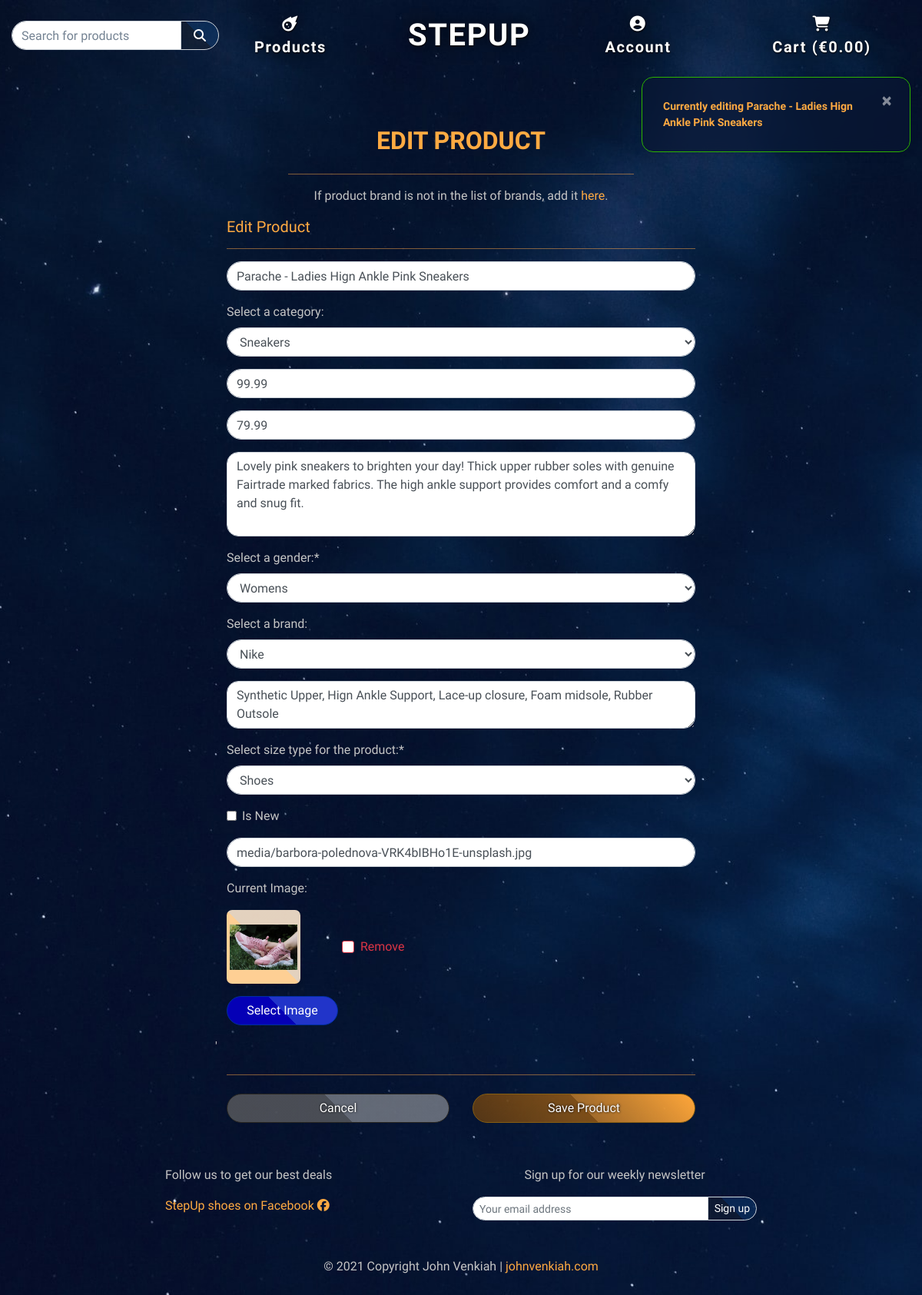
The app's page /products/edit/2/ (signed in) with its own data.
### products/models.py (models this page shows, shortened)
class Product(models.Model):
    class Meta:
        ordering = ['id']
    art_nr = models.CharField(
        verbose_name=_('Art. Nr'),
        max_length=254,
    )
    name = models.CharField(
        verbose_name=_('Name'),
        max_length=254,
        unique=True
    )
    category = models.ForeignKey(
        'Category',
        null=True,
        blank=True,
        on_delete=models.SET_NULL
    )
    initial_price = models.DecimalField(
        verbose_name=_('Initial Price'),
        max_digits=6,
        decimal_places=2,
        validators=[
            MinValueValidator(0)
        ],
        null=True,
        blank=True
    )
    price = models.DecimalField(
        verbose_name=_('Price'),
        max_digits=6,
        decimal_places=2,
        validators=[
            MinValueValidator(0)
        ]
    )
    description = models.TextField(
        verbose_name=_('Description'),
    )
    gender = models.CharField(
        verbose_name=_('Gender'),
        choices=GENDER_CHOICES,
        max_length=24,
        default='u'
    )
    brand = models.ForeignKey(
        'Brand',
        null=True,
        blank=True,
        on_delete=models.SET_NULL
    )
    details = models.CharField(
        verbose_name=_('Product Details'),
        max_length=254,
        null=True,
        blank=True
    )
    size_type = models.CharField(
        verbose_name=_('Size Type'),
        choices=SIZE_CHOICES,
        max_length=24,
        default='N/A'
    )
    rating = models.DecimalField(
        verbose_name=_('Rating'),
        max_digits=6,
        decimal_places=2,
        null=True,
        blank=True
    )
    is_new = models.BooleanField(
        verbose_name=('Is New'),
        default=False
    )
    discount = models.DecimalField(
        verbose_name=_('Discount'),
        max_digits=6,
        decimal_places=2,
        null=True,
        blank=True
    )
    image_url = models.URLField(
        verbose_name=_('Image URL'),
        max_length=1024,
        null=True,
        blank=True
    )
    image = models.ImageField(
        verbose_name=_('Image'),
        null=True,
        blank=True
    )

### products/views.py (the view)
# urls.py: path('edit/<int:product_id>/', views.edit_product, name='edit_product'),
@login_required
def edit_product(request, product_id):
    if not request.user.is_superuser:
        messages.error(request, 'Sorry, access to that page is denied.')
        return redirect(reverse('home'))
    product = get_object_or_404(Product, pk=product_id)
    if request.method == 'POST':
        product_form = ProductForm(
            request.POST, request.FILES, instance=product
        )
        if product_form.is_valid():
            product = product_form.save()
            if product.initial_price and product.initial_price > 0:
                product.discount = product.initial_price - product.price
            else:
                product.initial_price = None
            product_form.validate_initial_price()
            product.save()
            messages.success(request, f'Successfully updated {product.name}')
            return redirect(reverse('product_detail', args=[product.id]))
        else:
            messages.error(request, 'Updating Product failed. \
                    please check if the form is valid and try again.')
    else:
        product_form = ProductForm(instance=product)
        messages.info(request, f'Currently editing {product.name}')
    template = 'products/edit_product.html'
    context = {
        'product_form': product_form,
        'product': product,
    }
    return render(request, template, context)

### cart/contexts.py (called while the page is built, shortened)
def cart_contents(request):
    cart_items = []
    total = 0
    product_count = 0
    cart = request.session.get('cart', {})
    if total < settings.FREE_DELIVERY_THRESHOLD:
        delivery = total * Decimal(settings.STANDARD_DELIVERY_PERCENTAGE / 100)
        free_delivery_delta = settings.FREE_DELIVERY_THRESHOLD - total
    else:
        delivery = 0
        free_delivery_delta = 0
    grand_total = delivery + total
    context = {
        'cart_items': cart_items,
        'total': total,
        'product_count': product_count,
        'delivery': delivery,
        'free_delivery_delta': free_delivery_delta,
        'free_delivery_threshold': settings.FREE_DELIVERY_THRESHOLD,
        'grand_total': grand_total,
    }
    return context

### products/contexts.py (called while the page is built)
def get_brands(request):  # pylint: disable=unused-argument
    all_brands = Brand.objects.all()  # pylint: disable=no-member
    return {
        'all_brands': all_brands,
    }

### products/models.py (called while the page is built)
    def get_friendly_name(self):
        return self.friendly_name

    def get_friendly_name(self):
        return self.friendly_name

### products/templates/products/edit_product.html (shortened to what this page needs)
{% extends 'base.html' %}
{% load static %}
{% block page_header %}
    <div class="container header-container">
    </div>
{% endblock %}
{% block content %}
    <div class="container">
        <div class="row">
            <div class="col-12 col-md-6 mx-auto">
                <h2 class="logo-font mb-4 text-center">Edit product</h2>
                <hr>
            </div>
        </div>
        <div class="row">
            <p class="mx-auto">If product brand is not in the list of brands, add it <a href="{% url 'add_product_brand' %}" class="text-orange">here</a>.</p>
        </div>
        <div class="row">
            <div class="col col-lg-8 mx-auto">
                <h5 class="text-orange">Edit Product</h5>
                <hr>
                <form method="POST" action="{% url 'edit_product' product.id %}" class="form mb-2" enctype="multipart/form-data">
                    {% for field in product_form %}
                        {% if field.name != 'image' %}
                            {{ field | as_crispy_field }}
                        {% else %}
                        {{ field }}
                        {% endif %}
                    {% endfor %}
                    <div class="row">
                        <div class="col-12 text-center">
                            <hr class="my-4">
                        </div>
                        <div class="col-6">
                            <a class="d-block btn btn-grey" href="{% url 'products' %}">Cancel</a>
                        </div>
                        <div class="col-6">
                            <button class="w-100 btn btn-orange" type="submit">Save Product</button>
                        </div>
                    </div>
                </form>
            </div>
        </div>
    </div>
{% endblock %}

### static/css/base.css (style rules this page uses)
html { height: 100%; scroll-behavior: smooth; }
body { background: url('/media/stars.jpg') no-repeat center center fixed; background-size: cover; height: calc(100vh - 164px); color: #c5c5c5; font-family: 'Anaheim', sans-serif; }
h2, .nav-link { font-family: 'Abel', sans-serif; }
h2.logo-font { color: #ffaa42 !important; }
hr { border-top: 1px solid rgba(255, 166, 71, 0.5); }
p { color: #c5c5c5; }
.logo-font { text-transform: uppercase; font-weight: bold; }
.btn { border: 1px solid transparent; transition: all .2s ease-in-out; }
.btn-orange { background: linear-gradient(45deg, #9351008c, #e17c008c 50%, #dd8b27b9 50%, #ffa73a); color: white; border: 1px solid #865d11; text-shadow: 0.4px 0.4px 3px black; }
.btn-grey { background: linear-gradient(45deg, #646464b9 50%, #b1b1b18c 50%); text-shadow: 0.4px 0.4px 3px black; border: 1px solid #282621; color: #fff; }
@media (min-width: 1200px) { .container { max-width: 80%; } }
input, input.form-control, .btn, .custom-select, select.form-control { border-radius: 50px; }
textarea.form-control { border-radius: 15px; }
.text-orange { color: #ffaa42 !important; }
@media (min-width: 992px) { .header-container { padding-top: 164px; } }

### records on screen
Product: name "Parache - Ladies Hign Ankle Pink Sneakers" "Sneakers" "99.99" "79.99" "Lovely pink sneakers to brighten your day! Thick upper rubber soles with genuine Fairtrade marked fabrics. The high ankle support provides comfort and a comfy and snug fit." "Womens" "Nike" "Synthetic Upper, Hign Ankle Support, Lace-up closure, Foam midsole, Rubber Outsole" "Shoes" "media/barbora-polednova-VRK4bIBHo1E-unsplash.jpg"

### other values on screen
{{ message }} "Currently editing Parache - Ladies Hign Ankle Pink Sneakers"
{{ widget.initial_text }} "Current Image"
{{ widget.clear_checkbox_label }} "Remove"
